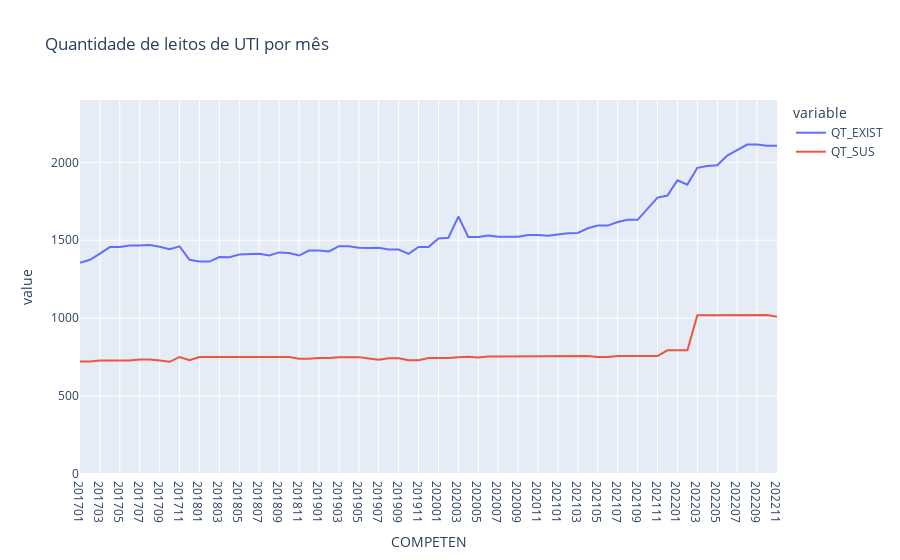

Notebook source saved alongside this figure:
### Code cell
px.line(leitos_por_mes, x="COMPETEN", y=["QT_EXIST", "QT_SUS"], title="Quantidade de leitos de UTI por mês", range_y=[0, 2400])

### Figure 1 — Plotly figure (JSON) as saved in the notebook; plotly's stock layout.template omitted (floating-point values rounded to 4 significant figures)
{"data": [{"hovertemplate": "variable=QT_EXIST<br>COMPETEN=%{x}<br>value=%{y}<extra></extra>", "legendgroup": "QT_EXIST", "line": {"color": "#636efa", "dash": "solid"}, "marker": {"symbol": "circle"}, "mode": "lines", "name": "QT_EXIST", "orientation": "v", "showlegend": true, "type": "scatter", "x": ["201701", "201702", "201703", "201704", "201705", "201706", "201707", "201708", "201709", "201710", "201711", "201712", "201801", "201802", "201803", "201804", "201805", "201806", "201807", "201808", "201809", "201810", "201811", "201812", "201901", "201902", "201903", "201904", "201905", "201906", "201907", "201908", "201909", "201910", "201911", "201912", "202001", "202002", "202003", "202004", "202005", "202006", "202007", "202008", "202009", "202010", "202011", "202012", "202101", "202102", "202103", "202104", "202105", "202106", "202107", "202108", "202109", "202110", "202111", "202112", "202201", "202202", "202203", "202204", "202205", "202206", "202207", "202208", "202209", "202210", "202211"], "xaxis": "x", "y": [1355, 1375, 1414, 1456, 1456, 1466, 1466, 1469, 1458, 1443, 1461, 1375, 1363, 1363, 1392, 1391, 1409, 1413, 1413, 1403, 1422, 1418, 1402, 1434, 1434, 1428, 1462, 1462, 1452, 1451, 1452, 1440, 1440, 1413, 1457, 1457, 1512, 1516, 1652, 1521, 1521, 1531, 1522, 1522, 1522, 1534, 1534, 1529, 1539, 1545, 1547, 1577, 1594, 1594, 1617, 1631, 1631, 1704, 1774, 1787, 1885, 1857, 1965, 1977, 1981, 2043, 2081, 2114, 2115, 2107, 2107], "yaxis": "y"}, {"hovertemplate": "variable=QT_SUS<br>COMPETEN=%{x}<br>value=%{y}<extra></extra>", "legendgroup": "QT_SUS", "line": {"color": "#EF553B", "dash": "solid"}, "marker": {"symbol": "circle"}, "mode": "lines", "name": "QT_SUS", "orientation": "v", "showlegend": true, "type": "scatter", "x": ["201701", "201702", "201703", "201704", "201705", "201706", "201707", "201708", "201709", "201710", "201711", "201712", "201801", "201802", "201803", "201804", "201805", "201806", "201807", "201808", "201809", "201810", "201811", "201812", "201901", "201902", "201903", "201904", "201905", "201906", "201907", "201908", "201909", "201910", "201911", "201912", "202001", "202002", "202003", "202004", "202005", "202006", "202007", "202008", "202009", "202010", "202011", "202012", "202101", "202102", "202103", "202104", "202105", "202106", "202107", "202108", "202109", "202110", "202111", "202112", "202201", "202202", "202203", "202204", "202205", "202206", "202207", "202208", "202209", "202210", "202211"], "xaxis": "x", "y": [722, 722, 728, 728, 728, 728, 735, 735, 729, 720, 751, 731, 751, 751, 751, 751, 751, 751, 751, 751, 751, 751, 740, 740, 745, 744, 750, 750, 750, 741, 733, 742, 742, 730, 730, 744, 744, 744, 749, 753, 747, 754, 754, 754, 754, 754, 754, 754, 754, 757, 757, 757, 751, 751, 757, 757, 757, 757, 757, 794, 794, 794, 1019, 1019, 1019, 1019, 1019, 1019, 1019, 1020, 1009], "yaxis": "y"}], "layout": {"legend": {"title": {"text": "variable"}, "tracegroupgap": 0}, "title": {"text": "Quantidade de leitos de UTI por mês"}, "xaxis": {"anchor": "y", "domain": [0, 1], "title": {"text": "COMPETEN"}}, "yaxis": {"anchor": "x", "domain": [0, 1], "range": [0, 2400], "title": {"text": "value"}}}}
